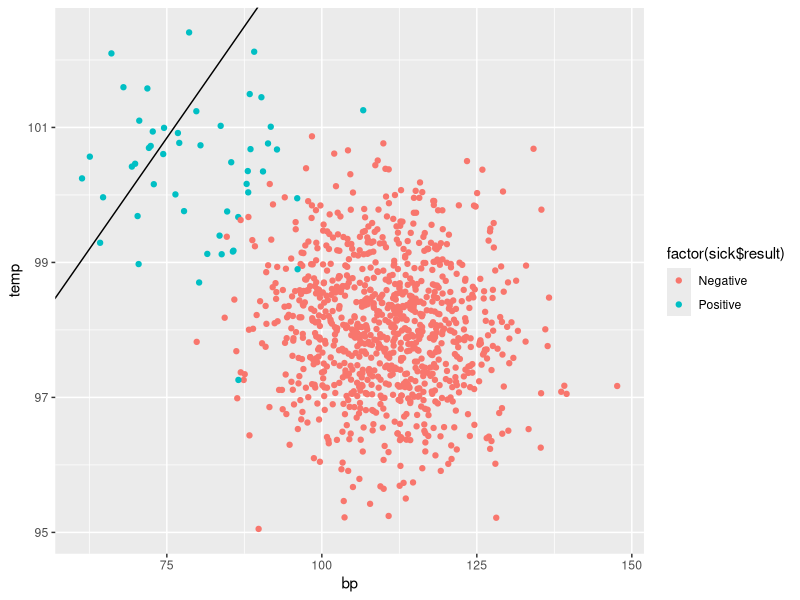
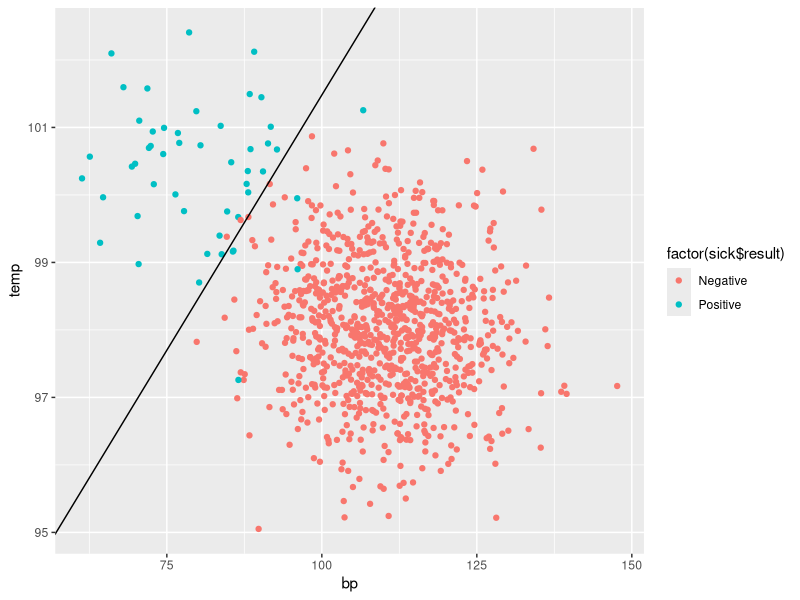
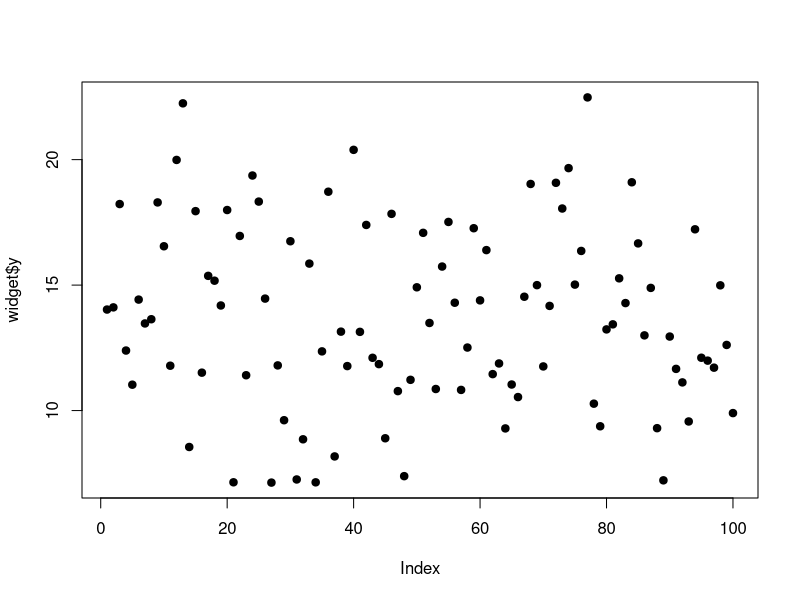

Recreate these plots in R, in order. (Note: this script raises an error after producing the figures.)
## ---- chunk 1
knitr::opts_chunk$set(echo = TRUE)
## ---- chunk 2
library(dplyr)
library(ggplot2)
sick <- read.csv("sick_data.csv") 
sick$dummy <- ifelse(sick$result == "Positive", 1, 0)
lm1 <- lm(dummy~bp+temp, data=sick)
summary(lm1)
sick$predicted <- ifelse (fitted(lm1) < 0.5, "Negative", "Positive")
sick$count <- ifelse (sick$result == sick$predicted, 1, 0)
sum(sick$count)/1000
## ---- chunk 3
lm2 <- glm(dummy~bp+temp, data=sick, family = "binomial")
summary(lm2)
sick$predicted_logit <- ifelse (fitted(lm2) < 0.5, "Negative", "Positive")
sick$count_logit <- ifelse (sick$result == sick$predicted_logit, 1, 0)
sum(sick$count_logit)/1000
c <- (0.5 - coef(lm2)["(Intercept)"])/coef(lm2)["temp"]
d <- coef(lm2)["bp"]/coef(lm2)["temp"]

## ---- chunk 4
a <- (0.5 - coef(lm1)["(Intercept)"])/coef(lm1)["temp"]
b <- coef(lm1)["bp"]/coef(lm1)["temp"]
ggplot(sick, aes(x = bp, y= temp))+
  geom_point(aes(color = factor(sick$result ))) +
  geom_abline(intercept = a, slope = -b, color = "black")
## ---- chunk 5
ggplot(sick, aes(x = bp, y= temp))+
  geom_point(aes(color = factor(sick$result ))) +
  geom_abline(intercept = c, slope = -d, color = "black")
## ---- chunk 6
widget <- read.csv("widget_data.csv")
plot(widget$y, pch=19)
## ---- chunk 7
library(glmnet)
library(tidyverse)
library(broom)

grid = 10^seq(2, -2, length = 100)
ridge.mod = glmnet()
